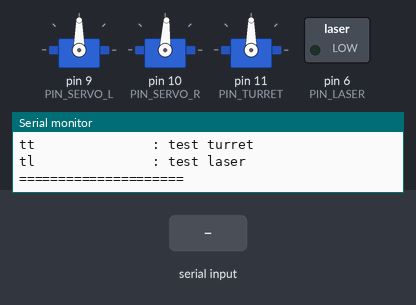
A sketch run on a simulated Arduino Nano, built with avr-gcc and run on an emulated ATmega328P. On the bench: 3 × servo, switched loads named in the sketch (green lamp = pin HIGH), the last lines printed to the serial monitor. Inputs (shaded band) come from the test bench.

Above: at 1.2 s.
1.3 s: "x\n" received over Serial
At 6.7 s:
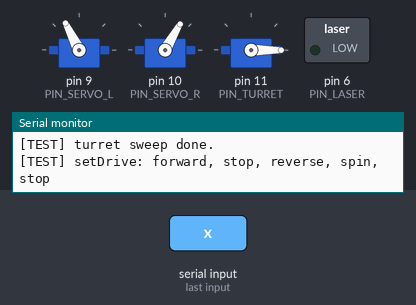
At 8.5 s:
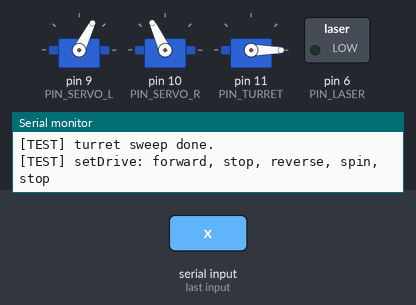
19.3 s: byte 102 ('f') received over Serial
At 20.2 s:
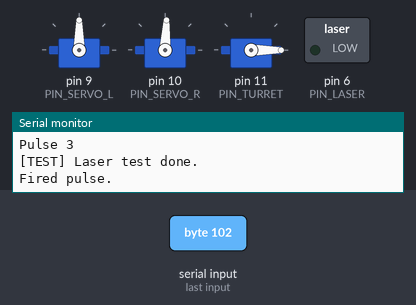
Timing chart, 0 to 22.3 s (numbered marks = the images above; inputs shaded):
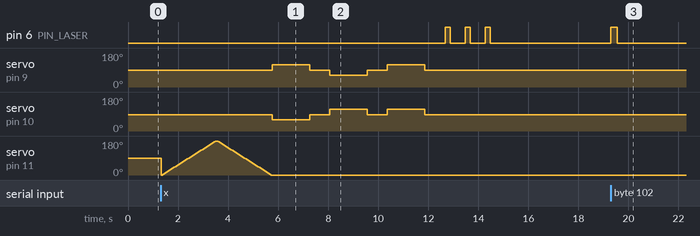

The sketch:

test.ino
```cpp
/*
Here lives the test code for the robot arduino connections,
*/

/*
Here are the details about the arduino connections:
- Arduino Nano
- Hc-05 Bluetooth Module
- R Continuous Servo
- L Continuous Servo
- Laser LED
- Laser turret positional Servo  at D11
*/

/*
Notes/Todo
Calibrate the Turret based on limits, code should start at 45
The code for the HC05 is 1234

*/

#include <Arduino.h>
#include <Servo.h>
#include <SoftwareSerial.h>

/*
  =========================
  PIN CONFIG (edit as needed)
  =========================
  HC-05:
    - HC05 TX -> Arduino BT_RX (PIN_BT_RX)
    - HC05 RX <- Arduino BT_TX (PIN_BT_TX) THROUGH DIVIDER
*/
static const uint8_t PIN_BT_RX   = 2;   // Arduino receives from HC-05 TX
static const uint8_t PIN_BT_TX   = 3;   // Arduino transmits to HC-05 RX (use divider)

static const uint8_t PIN_SERVO_L = 9;   // Left continuous servo signal
static const uint8_t PIN_SERVO_R = 10;  // Right continuous servo signal
static const uint8_t PIN_TURRET  = 11;  // Turret positional servo signal at D11

static const uint8_t PIN_LASER   = 6;   // Laser transistor gate/base signal

/*
  =========================
  SERVO TUNING
  =========================
  For most continuous servos:
    1500us ~ stop
    1000us ~ full speed one direction
    2000us ~ full speed other direction
*/
static const int SERVO_NEUTRAL_US = 1500;
static const int SERVO_SPAN_US    = 700;   // maps -100..100 -> +/- 400us (safe default)
static const bool LEFT_INVERT  = false;    // flip if left wheel goes opposite
static const bool RIGHT_INVERT = true;     // flip if right wheel goes opposite (common)

static const bool BATTERY_POWERED = true; // true if battery powered, false if USB powered
// Continuous servos usually need per-wheel neutral trim to fully stop.
static const int SERVO_L_NEUTRAL_US = SERVO_NEUTRAL_US + (BATTERY_POWERED ? -27 : -24);
static const int SERVO_R_NEUTRAL_US = SERVO_NEUTRAL_US + (BATTERY_POWERED ? -55 : -50);

/*
  =========================
  TURRET LIMITS
  =========================
  You can tighten these to avoid mechanical binding.
*/
static const uint8_t TURRET_MIN_DEG = 0;
static const uint8_t TURRET_MAX_DEG = 180;

/*
  =========================
  LASER SETTINGS
  =========================
*/
static const bool LASER_ACTIVE_HIGH = true;
static const uint16_t LASER_PULSE_MS = 250;  // pulse length
static const uint16_t CMD_TIMEOUT_MS = 250;  // failsafe stop if no valid cmd

/*
  =========================
  PACKET FORMAT
  =========================
  [0]=0xAA [1]=0x55
  [2]=seq
  [3]=flags
  [4]=left  (int8 -100..100)
  [5]=right (int8 -100..100)
  [6]=turret_deg (0..180)
  [7]=laser (0/1)
  [8]=reserved
  [9]=chk = XOR(bytes 2..8)
*/
static const uint8_t H1 = 0xAA;
static const uint8_t H2 = 0x55;

struct Cmd {
  uint8_t seq;
  uint8_t flags;
  int8_t  left;
  int8_t  right;
  uint8_t turret_deg;
  uint8_t laser;
  uint8_t reserved;
  uint8_t chk;
};

/*
  =========================
  FLAGS (bit positions)
  =========================
  bit0: MODE_ATTACK
  bit1: MODE_DEFENSE
  bit2: ESTOP
  bit3: FIRE_ARMED
*/
static const uint8_t FLAG_MODE_ATTACK = (1 << 0);
static const uint8_t FLAG_MODE_DEF    = (1 << 1);
static const uint8_t FLAG_ESTOP       = (1 << 2);
static const uint8_t FLAG_FIRE_ARMED  = (1 << 3);

/*
  =========================
  TEST MODE SELECT
  =========================
  You can run one test automatically at boot by setting TEST_MODE.

  0 = normal (Bluetooth packets control robot)
  1 = test drive
  2 = test turret
  3 = test laser
  4 = test checksum + parser (offline)
  5 = test bluetooth echo/ack
  6 = test WASD over Bluetooth packet simulation
*/
static const uint8_t TEST_MODE = 0;
static const int8_t WASD_DRIVE_SPEED = 70;
// Hold last WASD command briefly to avoid stop/go jitter between keystrokes. (between120 & 250) lower is more responsive stop higher is smoother but more coasting
static const uint16_t MODE6_CMD_HOLD_MS = 175;

/*
  =========================
  GLOBALS
  =========================
*/
SoftwareSerial bt(PIN_BT_RX, PIN_BT_TX);
Servo servoL, servoR, turret;

static uint32_t last_cmd_ms = 0;
static Cmd last_cmd = {0};

/*
  =========================
  UTIL / CORE FUNCTIONS
  =========================
*/

// --- (1) Checksum ---
uint8_t checksum_xor(const Cmd &c) {
  uint8_t x = 0;
  x ^= c.seq;
  x ^= c.flags;
  x ^= (uint8_t)c.left;
  x ^= (uint8_t)c.right;
  x ^= c.turret_deg;
  x ^= c.laser;
  x ^= c.reserved;
  return x;
}

// --- (2) Map wheel command (-100..100) to servo microseconds ---
int cmdToMicroseconds(int8_t cmd, bool invert, int neutralUs) {
  int v = (int)cmd;
  if (invert) v = -v;
  v = constrain(v, -100, 100);
  // linear map: -100..100 -> (neutral - span) .. (neutral + span)
  return neutralUs + (v * SERVO_SPAN_US) / 100;
}

// --- (3) Wheel drive setter ---
void setDrive(int8_t leftCmd, int8_t rightCmd) {
  int usL = cmdToMicroseconds(leftCmd, LEFT_INVERT, SERVO_L_NEUTRAL_US);
  int usR = cmdToMicroseconds(rightCmd, RIGHT_INVERT, SERVO_R_NEUTRAL_US);

  servoL.writeMicroseconds(usL);
  servoR.writeMicroseconds(usR);
}

// --- (4) Stop motors ---
void stopMotors() {
  servoL.writeMicroseconds(SERVO_L_NEUTRAL_US);
  servoR.writeMicroseconds(SERVO_R_NEUTRAL_US);
}

// --- (5) Turret setter ---
void setTurretAngle(uint8_t deg) {
  deg = constrain(deg, TURRET_MIN_DEG, TURRET_MAX_DEG);
  turret.write(deg);
}

// --- (6) Laser on/off ---
void setLaser(bool on) {
  if (LASER_ACTIVE_HIGH) digitalWrite(PIN_LASER, on ? HIGH : LOW);
  else                  digitalWrite(PIN_LASER, on ? LOW : HIGH);
}

// --- (7) Laser pulse fire (one-shot gating handled elsewhere) ---
void fireLaserPulse(uint16_t ms = LASER_PULSE_MS) {
  setLaser(true);
  delay(ms);
  setLaser(false);
}

// --- (8) Send ACK back over BT (simple) ---
void sendAck(uint8_t seq, uint8_t statusFlags) {
  // Simple ACK frame: 0xCC 0x33 seq status shot chk
  // 'shot' kept in frame for backward-compat; always 0 now (no Arduino-side latch).
  const uint8_t A1 = 0xCC, A2 = 0x33;
  uint8_t shot = 0;
  uint8_t chk = (uint8_t)(seq ^ statusFlags ^ shot);

  bt.write(A1);
  bt.write(A2);
  bt.write(seq);
  bt.write(statusFlags);
  bt.write(shot);
  bt.write(chk);
}

// --- (9) Packet parser state machine ---
bool readCommand(Stream &s, Cmd &out) {
  enum State { WAIT_H1, WAIT_H2, READ_PAYLOAD };
  static State st = WAIT_H1;
  static uint8_t idx = 0;
  static uint8_t payload[8];

  while (s.available()) {
    uint8_t b = (uint8_t)s.read();

    if (st == WAIT_H1) {
      if (b == H1) st = WAIT_H2;
    }
    else if (st == WAIT_H2) {
      if (b == H2) {
        st = READ_PAYLOAD;
        idx = 0;
      } else {
        st = WAIT_H1;
      }
    }
    else { // READ_PAYLOAD
      payload[idx++] = b;
      if (idx >= 8) {
        // payload mapping
        out.seq       = payload[0];
        out.flags     = payload[1];
        out.left      = (int8_t)payload[2];
        out.right     = (int8_t)payload[3];
        out.turret_deg= payload[4];
        out.laser     = payload[5];
        out.reserved  = payload[6];
        out.chk       = payload[7];

        st = WAIT_H1;

        // validate checksum
        return (out.chk == checksum_xor(out));
      }
    }
  }
  return false;
}

// --- (10) Apply command (ESTOP, wheels, turret, laser gating) ---
void applyCommand(const Cmd &c) {
  // E-STOP
  if (c.flags & FLAG_ESTOP) {
    stopMotors();
    setLaser(false);
    return;
  }

  // Wheels
  setDrive(c.left, c.right);

  // Turret
  setTurretAngle(c.turret_deg);

  // Laser: on while PC has it armed + requested. No latch, non-blocking.
  // PC already gates the fire window per shot; watchdog forces-off on comms loss.
  bool armed = (c.flags & FLAG_FIRE_ARMED);
  setLaser(armed && c.laser == 1);
}

// --- (11) Failsafe watchdog ---
void safetyWatchdog() {
  if (millis() - last_cmd_ms > CMD_TIMEOUT_MS) {
    stopMotors();
    setLaser(false);
    // turret holds last position
  }
}

/*
  =========================
  TEST UTILITIES
  =========================
*/

// --- Test (A): drive function ---
void test_setDrive() {
  Serial.println(F("\n[TEST] setDrive: forward, stop, reverse, spin, stop"));
  setDrive(40, 40); delay(1500);
  stopMotors();     delay(800);

  setDrive(-40, -40); delay(1500);
  stopMotors();       delay(800);

  setDrive(40, -40);  delay(1500); // spin in place
  stopMotors();       delay(800);

  Serial.println(F("[TEST] setDrive done."));
}

// --- Test (B): turret function ---
void test_setTurretAngle() {
  Serial.println(F("\n[TEST] setTurretAngle sweep 0->180->0"));
  for (int d = 0; d <= 180; d += 5) {
    setTurretAngle(d); delay(60);
    }
  for (int d = 180; d >= 0; d -= 5) {
    setTurretAngle(d); delay(60);
    }
  Serial.println(F("[TEST] turret sweep done."));
}

// --- Test (C): laser functions ---
void test_fireLaserPulse() {
  Serial.println(F("\n[TEST] Laser pulse 3 times"));
  for (int i = 0; i < 3; i++) {
    Serial.print(F("Pulse ")); Serial.println(i+1);
    fireLaserPulse(200);
    delay(600);
  }
  Serial.println(F("[TEST] Laser test done."));
}

// --- Test (D): checksum function ---
void test_checksum_xor() {
  Serial.println(F("\n[TEST] checksum_xor known vector"));
  Cmd c;
  c.seq=0x10; c.flags=0x08; c.left=10; c.right=-20; c.turret_deg=90; c.laser=1; c.reserved=0;
  uint8_t chk = checksum_xor(c);
  Serial.print(F("Computed chk=0x")); Serial.println(chk, HEX);
  Serial.println(F("Now set c.chk = computed and verify compare in your parser test."));
}

// --- A tiny fake Stream for parser testing ---
class ByteQueueStream : public Stream {
public:
  ByteQueueStream(const uint8_t *data, size_t len) : _data(data), _len(len), _i(0) {}
  int available() override { return (int)(_len - _i); }
  int read() override { return (_i < _len) ? _data[_i++] : -1; }
  int peek() override { return (_i < _len) ? _data[_i] : -1; }
  void flush() override {}
  size_t write(uint8_t) override { return 0; } // not needed
private:
  const uint8_t *_data;
  size_t _len;
  size_t _i;
};

// --- Test (E): parser function (offline, deterministic) ---
void test_readCommand_parser() {
  Serial.println(F("\n[TEST] readCommand: build a packet and parse it"));

  Cmd c;
  c.seq=7; c.flags=FLAG_FIRE_ARMED; c.left=25; c.right=-25; c.turret_deg=123; c.laser=0; c.reserved=0;
  c.chk = checksum_xor(c);

  uint8_t pkt[10];
  pkt[0]=H1; pkt[1]=H2;
  pkt[2]=c.seq;
  pkt[3]=c.flags;
  pkt[4]=(uint8_t)c.left;
  pkt[5]=(uint8_t)c.right;
  pkt[6]=c.turret_deg;
  pkt[7]=c.laser;
  pkt[8]=c.reserved;
  pkt[9]=c.chk;

  ByteQueueStream fake(pkt, sizeof(pkt));
  Cmd out;
  bool ok = readCommand(fake, out);

  Serial.print(F("Parse ok? ")); Serial.println(ok ? F("YES") : F("NO"));
  if (ok) {
    Serial.print(F("seq=")); Serial.println(out.seq);
    Serial.print(F("flags=0x")); Serial.println(out.flags, HEX);
    Serial.print(F("left=")); Serial.println(out.left);
    Serial.print(F("right=")); Serial.println(out.right);
    Serial.print(F("turret=")); Serial.println(out.turret_deg);
    Serial.print(F("laser=")); Serial.println(out.laser);
  }
  Serial.println(F("[TEST] parser test done."));
}

// --- Test (F): bluetooth link (echo + ack) ---
void test_bluetooth_echo_ack() {
  Serial.println(F("\n[TEST] Bluetooth: type into Serial Monitor; forwarded to BT, and BT echoed to Serial"));
  Serial.println(F("Also sends a test ACK every 2 seconds over BT."));
  uint32_t t0 = millis();
  while (true) {
    if (Serial.available()) bt.write((uint8_t)Serial.read());
    if (bt.available()) Serial.write((uint8_t)bt.read());

    if (millis() - t0 > 2000) {
      t0 = millis();
      sendAck(0x42, 0x00);
      Serial.println(F("[TEST] sent ACK frame over BT."));
    }
  }
}

// --- Test (G): WASD over BT -> packet simulation path ---
bool mapWasdKeyToCmd(char key, uint8_t seq, Cmd &out) {
  out.seq = seq;
  out.flags = 0;
  out.left = 0;
  out.right = 0;
  out.turret_deg = 90;
  out.laser = 0;
  out.reserved = 0;

  switch (key) {
    case 'w': case 'W':
      out.left = WASD_DRIVE_SPEED;
      out.right = WASD_DRIVE_SPEED;
      break;
    case 's': case 'S':
      out.left = -WASD_DRIVE_SPEED;
      out.right = -WASD_DRIVE_SPEED;
      break;
    case 'a': case 'A':
      out.left = -WASD_DRIVE_SPEED;
      out.right = WASD_DRIVE_SPEED;
      break;
    case 'd': case 'D':
      out.left = WASD_DRIVE_SPEED;
      out.right = -WASD_DRIVE_SPEED;
      break;
    case 'x': case 'X':
    case ' ':
      out.left = 0;
      out.right = 0;
      break;
    default:
      return false;
  }

  out.chk = checksum_xor(out);
  return true;
}

void serializeCommandPacket(const Cmd &c, uint8_t outPacket[10]) {
  outPacket[0] = H1;
  outPacket[1] = H2;
  outPacket[2] = c.seq;
  outPacket[3] = c.flags;
  outPacket[4] = (uint8_t)c.left;
  outPacket[5] = (uint8_t)c.right;
  outPacket[6] = c.turret_deg;
  outPacket[7] = c.laser;
  outPacket[8] = c.reserved;
  outPacket[9] = c.chk;
}

void mode6_wasdOverBluetoothLoop() {
  static uint8_t seq = 0;
  static uint32_t last_mode6_valid_ms = 0;
  bool processedValidCommand = false;
  while (bt.available()) {
    char key = (char)bt.read();
    Cmd mapped;
    if (!mapWasdKeyToCmd(key, seq++, mapped)) continue;

    uint8_t pkt[10];
    serializeCommandPacket(mapped, pkt);

    ByteQueueStream frame(pkt, sizeof(pkt));
    Cmd parsed;
    if (readCommand(frame, parsed)) {
      last_cmd = parsed;
      last_cmd_ms = millis();
      last_mode6_valid_ms = last_cmd_ms;
      applyCommand(parsed);

      uint8_t status = 0;
      sendAck(parsed.seq, status);
      processedValidCommand = true;
    }
  }

  // In mode 6, keep the last valid command briefly to smooth key-repeat gaps.
  if (!processedValidCommand && (millis() - last_mode6_valid_ms > MODE6_CMD_HOLD_MS)) {
    stopMotors();
    setLaser(false);
  }

  safetyWatchdog();
}

/*
  =========================
  SERIAL COMMAND MENU (Bring-up)
  =========================
  Use this to test each component without PC strategy running.
*/
void printHelp() {
  Serial.println(F("\n=== Bring-up Menu ==="));
  Serial.println(F("h                : help"));
  Serial.println(F("d L R            : drive left/right (-100..100)"));
  Serial.println(F("t DEG            : turret angle (0..180)"));
  Serial.println(F("l 0|1            : laser off/on (no one-shot latch)"));
  Serial.println(F("f                : fire laser pulse (USB bench-test only)"));
  Serial.println(F("s                : stop motors + laser off"));
  Serial.println(F("tp               : test parser"));
  Serial.println(F("td               : test drive"));
  Serial.println(F("tt               : test turret"));
  Serial.println(F("tl               : test laser"));
  Serial.println(F("=====================\n"));
}

// Simple token parser
bool readIntFromSerial(int &out) {
  while (Serial.available() && isspace(Serial.peek())) Serial.read();
  if (!Serial.available()) return false;
  out = Serial.parseInt();
  return true;
}

void bringupMenuLoop() {
  if (!Serial.available()) return;

  char cmd = (char)Serial.read();
  if (cmd == '\n' || cmd == '\r') return;

  if (cmd == 'h') { printHelp(); }
  else if (cmd == 'd') {
    int L, R;
    if (readIntFromSerial(L) && readIntFromSerial(R)) {
      setDrive((int8_t)constrain(L, -100, 100), (int8_t)constrain(R, -100, 100));
      Serial.println(F("OK drive"));
    } else Serial.println(F("Usage: d L R"));
  }
  else if (cmd == 't') {
    int deg;
    if (readIntFromSerial(deg)) {
      setTurretAngle((uint8_t)constrain(deg, 0, 180));
      Serial.println(F("OK turret"));
    } else Serial.println(F("Usage: t DEG"));
  }
  else if (cmd == 'l') {
    int on;
    if (readIntFromSerial(on)) {
      setLaser(on != 0);
      Serial.println(F("OK laser"));
    } else Serial.println(F("Usage: l 0|1"));
  }
  else if (cmd == 'f') {
    fireLaserPulse();
    Serial.println(F("Fired pulse."));
  }
  else if (cmd == 's') {
    stopMotors();
    setLaser(false);
    Serial.println(F("STOP"));
  }
  else if (cmd == 't') { test_setTurretAngle(); }
  else if (cmd == 'p') { test_readCommand_parser(); }
  else if (cmd == 't') { test_setTurretAngle(); }
  else if (cmd == 'x') {
    test_checksum_xor();
    test_readCommand_parser();
    test_setTurretAngle();
    test_setDrive();
    test_fireLaserPulse();
  }
  // multi-letter commands:
  else {
    // allow td/tt/tl/tp typed quickly (read remaining chars)
    if (cmd == 't') return;
  }
}

/*
  =========================
  SETUP + LOOP
  =========================
*/
void setup() {
  pinMode(PIN_LASER, OUTPUT);
  setLaser(false);

  Serial.begin(115200);
  bt.begin(9600); // common HC-05 default in data mode

  servoL.attach(PIN_SERVO_L);
  servoR.attach(PIN_SERVO_R);
  turret.attach(PIN_TURRET);

  stopMotors();
  setTurretAngle(90);

  Serial.println(F("Nano Robot Controller Booted."));
  printHelp();

  // Auto tests
  if (TEST_MODE == 1) test_setDrive();
  if (TEST_MODE == 2) test_setTurretAngle();
  if (TEST_MODE == 3) test_fireLaserPulse();
  if (TEST_MODE == 4) { test_checksum_xor(); test_readCommand_parser(); }
  if (TEST_MODE == 5) test_bluetooth_echo_ack();
  if (TEST_MODE == 6) {
    Serial.println(F("[TEST] Mode 6 active: send W/A/S/D over Bluetooth (HC-05)."));
    Serial.println(F("[TEST] Send X or space to stop."));
    Serial.println(F("[TEST] Robot stays still until valid command is received."));
  }

  last_cmd_ms = millis();
}

void loop() {
  // 1) Bring-up menu available anytime (USB Serial)
  bringupMenuLoop();

  // 2) Normal mode: read commands from BT and apply
  Cmd c;
  if (TEST_MODE == 0) {
    if (readCommand(bt, c)) {
      last_cmd = c;
      last_cmd_ms = millis();
      applyCommand(c);

      // Send ack with minimal status (you can expand)
      uint8_t status = 0;
      sendAck(c.seq, status);
    }
    safetyWatchdog();
  }
  else if (TEST_MODE == 6) {
    mode6_wasdOverBluetoothLoop();
  }
}
```

Measured:
- after the input at 1.3 s, pin 6 (PIN_LASER): alternates HIGH for 0.20 s and LOW for 0.60 s, 6 changes in all, then stays LOW, starting after 11.4 s; servo on pin 9 (PIN_SERVO_L): 90° → 117° after 4.5 s, → 90° 1.5 s later, → 63° 0.80 s later, → 90° 1.5 s later, … (6 changes in this stretch)
- after the input at 19.3 s, pin 6 (PIN_LASER): LOW → HIGH at once, → LOW 0.25 s later
